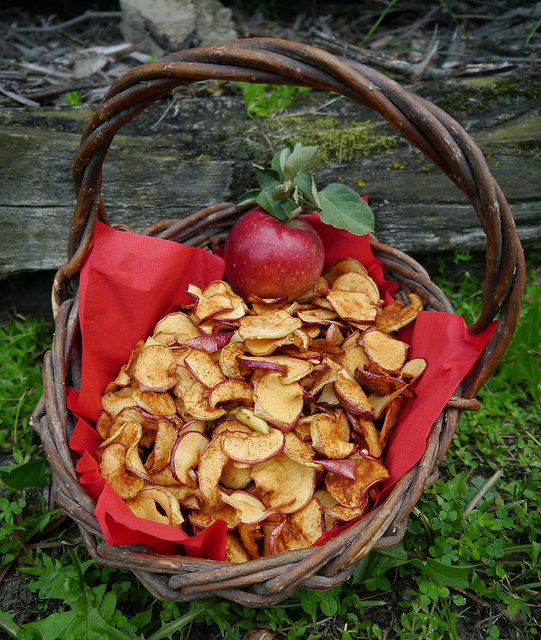
#> input picture image-processing/test_images/apple_000000288169.jpg, 541 x 640 px
$ python image_analyser.py ../test_images/apple_000000288169.jpg   (older library calls are emulated)
#> lines starting #> are read from the running program, lines starting #| are printed output that depends on the picture
#!/usr/bin/env python3
"""
Analyzes image quality and characteristics before preprocessing and vectorisation.
"""
import cv2
import numpy as np

# All thresholds live here so they are easy to tune
CONFIG = {
    'luminance': {
        'too_dark': 50,
        'too_bright': 200,
        'grid_size': 8,  # split image into 8x8 grid for local luminance analysis
        'cell_threshold': 0.25  # 25% difference from mean for dark/bright cell classification
    },
    'blur': {
        'standard_width': 512,          # width to resize to for universal blur thresholds
        'fft_threshold': 6.9,            # high-frequency energy below this = blurry
        'block_size': 64,               # block size for checking local blur with Laplacian variance
        'block_lap_threshold': 55,      # per-block laplacian variance below this = blurry block
        'block_blurry_ratio': 0.5,      # if >60% of blocks are blurry, flag the image
    },
    'contrast': {
        'threshold': 50 # standard deviation below this is considered low contrast
    },
    'resolution': {
        'min_dimension': 512 # images smaller than this in either dimension may produce poor results
    }
}


def load_image(image_path):
    """
    Load image once for all analysis functions and return both color and grayscale versions.

    Args:
        image_path: Path to image file

    Returns:
        tuple: (color_image, grayscale_image)
    """
    # Load color image
    color_image = cv2.imread(image_path)

    # Check if image loaded successfully
    if color_image is None:
        raise ValueError(f"Could not load image: {image_path}")

    # Convert to grayscale
    gray_image = cv2.cvtColor(color_image, cv2.COLOR_BGR2GRAY)

    return color_image, gray_image


def check_luminance(gray_image):
    """
    Check image brightness and uneven lighting.

    Divides image into NxN grid and compares each cell's luminance
    to global mean to detect uneven lighting.

    Args:
        gray_image: Grayscale image array

    Returns:
            Diictionary with:
                global_mean: Overall average brightness (0-255)
                dark_cells: Number of cells significantly darker than mean
                bright_cells: Number of cells significantly brighter than mean
                warning_flag: True if too dark, too bright, or unevenly lit
                message: Warning message if applicable
    """
    # Calculate global mean
    global_mean = np.mean(gray_image)

    # Get grid size
    grid_size = CONFIG['luminance']['grid_size']

    # Get image dimensions
    height, width = gray_image.shape

    # Calculate cell dimensions
    cell_height = height // grid_size # floor division to get integer cell size
    cell_width = width // grid_size

    # Analyze each grid cell
    dark_cells = 0 # counters
    bright_cells = 0

    for row in range(grid_size): # loop through grid rows
        for col in range(grid_size): # loop through grid columns for each row
            # Extract cell
            y_start = row * cell_height
            y_end = (row + 1) * cell_height if row < grid_size - 1 else height # ensure last cell includes any remainder pixels
            x_start = col * cell_width
            x_end = (col + 1) * cell_width if col < grid_size - 1 else width # ensure last cell includes any remainder pixels

            cell = gray_image[y_start:y_end, x_start:x_end]

            # Calculate cell mean
            cell_mean = np.mean(cell)

            # Compare to global mean using relative threshold
            threshold_percent = CONFIG['luminance']['cell_threshold'] # get threshold percentage from config
            dark_threshold = global_mean * (1 - threshold_percent)
            bright_threshold = global_mean * (1 + threshold_percent)

            # Classify cell as dark, or bright
            if cell_mean < dark_threshold:
                dark_cells += 1
            elif cell_mean > bright_threshold:
                bright_cells += 1

    # Check thresholds
    too_dark = global_mean < CONFIG['luminance']['too_dark'] # global mean below this is too dark
    too_bright = global_mean > CONFIG['luminance']['too_bright'] # global mean above this is too bright
    uneven_lighting = dark_cells > (grid_size * grid_size) * 0.2 or bright_cells > (grid_size * grid_size) * 0.2 # more than 20% of cells are dark or bright indicates uneven lighting

    warning_flag = too_dark or too_bright or uneven_lighting

    # Dictate message based on which condition is met
    message = None
    if too_dark:
        message = "Image is very dark (may result in incomplete line art)"
    elif too_bright:
        message = "Image is very bright (may result in weak lines)"
    elif uneven_lighting:
        message = "Image has uneven lighting (some areas may be over/under exposed)"

    return {
        'global_mean': round(float(global_mean), 2),
        'dark_cells': int(dark_cells),
        'bright_cells': int(bright_cells),
        'warning_flag': bool(warning_flag),
        'message': message
    }


def detect_blur(gray_image):
    """
    Detect blur using FFT frequency analysis + local block-based Laplacian.

    1. Normalise by resizing to fixed width so thresholds are universal
    2. Light Gaussian blur to kill noise without affecting real edges
    3. FFT (Fast Fourier transform): measures high-frequency energy loss (catches motion, bokeh, defocus)
    4. Local blocks: catches regional blur even when some areas have sharp edges

    Flags as blurry if EITHER method detects blur.

    Args:
        gray_image: Grayscale image array

    Returns:
        Dictionary with blur analysis results
    """
    cfg = CONFIG['blur']

    # Normalising by resizing to fixed width
    h, w = gray_image.shape
    standard_w = cfg['standard_width']
    scale = standard_w / w
    standardized = cv2.resize(gray_image, (standard_w, int(h * scale)))

    # Light Gaussian to kill noise that tricks edge detectors into thinking image is sharper than it is
    smoothed = cv2.GaussianBlur(standardized, (3, 3), 0)

    sh, sw = smoothed.shape

    # FFT: high-frequency energy ratio
    # Blurry images lack high-frequency content regardless of blur type
    img_f = smoothed.astype(np.float32) / 255.0 # normalise to 0-1 for more consistent thresholds across images
    f_shift = np.fft.fftshift(np.fft.fft2(img_f)) # shift zero frequency to center for easier analysis
    magnitude = 20 * np.log(np.abs(f_shift) + 1) # log scale to compress range and avoid dominance of very high values (add 1 to avoid log(0))

    # Sample corners of spectrum (high-freq regions)
    patch_size = min(64, sh // 8, sw // 8)
    corners = [
        magnitude[:patch_size, :patch_size],
        magnitude[:patch_size, -patch_size:],
        magnitude[-patch_size:, :patch_size],
        magnitude[-patch_size:, -patch_size:]
    ]
    hf_energy = np.mean([c.mean() for c in corners])
    fft_blurry = hf_energy < cfg['fft_threshold']

    # Local block Laplacian
    # Slide blocks across image, flag if too many blocks are blurry
    block_size = cfg['block_size']
    blurry_blocks = 0
    total_blocks = 0

    for y in range(0, sh - block_size, block_size // 2):
        for x in range(0, sw - block_size, block_size // 2):
            block = smoothed[y:y + block_size, x:x + block_size]
            lap_var = cv2.Laplacian(block, cv2.CV_64F).var()
            total_blocks += 1
            if lap_var < cfg['block_lap_threshold']:
                blurry_blocks += 1

    blur_ratio = blurry_blocks / total_blocks if total_blocks > 0 else 0
    local_blurry = blur_ratio > cfg['block_blurry_ratio']

    # Flag as blurry only if both methods agree (avoids false positives)
    is_blurry = fft_blurry and local_blurry

    # Message
    if is_blurry:
        message = "Image is blurry"
    elif fft_blurry or local_blurry:
        message = "Image has minor blur (borderline)"
    else:
        message = "Image sharpness is acceptable"

    return {
        'fft_high_freq': round(float(hf_energy), 2),
        'blur_ratio': round(float(blur_ratio), 3),
        'is_blurry': bool(is_blurry),
        'message': message
    }


def check_resolution(color_image):
    """
    Check if image resolution is adequate.

    Args:
        color_image: Color image array

    Returns:
        Dictionary with:
            width: Image width in pixels
            height: Image height in pixels
            warning_flag: True if resolution is too low
            message: Warning message if applicable
    """
    # Get dimensions
    height, width = color_image.shape[:2]

    # Check minimum
    min_dimension = CONFIG['resolution']['min_dimension']
    too_small = width < min_dimension or height < min_dimension # if either dimension is below minimum, flag as too small

    # Dictate message based on which condition is met
    message = None
    if too_small:
        message = f"Resolution is low ({width}x{height}), recommend at least {min_dimension}x{min_dimension}"

    return {
        'width': width,
        'height': height,
        'warning_flag': bool(too_small),
        'message': message
    }


def check_contrast(gray_image):
    """
    Check image contrast level.

    Args:
        gray_image: Grayscale image array

    Returns:
        Dictionary with:
            std_dev: Standard deviation of pixel values
            low_contrast_flag: True if contrast is low
            message: Description of contrast level
    """
    # Calculate standard deviation
    std_dev = np.std(gray_image)

    # Check threshold
    threshold = CONFIG['contrast']['threshold']
    low_contrast = std_dev < threshold

    # Dictate message based on which condition is met
    if std_dev < 30:
        message = "Very low contrast - enhancement recommended"
    elif std_dev < threshold:
        message = "Low contrast - may benefit from enhancement"
    else:
        message = "Contrast is acceptable"

    return {
        'std_dev': round(float(std_dev), 2),
        'low_contrast_flag': bool(low_contrast),
        'message': message
    }


def analyse_image(image_path):
    """
    Run all analysis functions on an image.

    Args:
        image_path: Path to image file

    Returns:
        Dictionary with all analysis results
    """
    # Load image once
    color_image, gray_image = load_image(image_path)

    # Run all checks
    luminance = check_luminance(gray_image)
    blur = detect_blur(gray_image)
    resolution = check_resolution(color_image)
    contrast = check_contrast(gray_image)

    # Build results
    results = {
        'luminance': luminance,
        'blur': blur,
        'resolution': resolution,
        'contrast': contrast
    }

    # Collect warnings
    warnings = []
    if luminance['warning_flag']:
        warnings.append(luminance['message'])
    if blur['is_blurry']:
        warnings.append(blur['message'])
    if resolution['warning_flag']:
        warnings.append(resolution['message'])
    if contrast['low_contrast_flag']:
        warnings.append(contrast['message'])

    results['warnings'] = warnings
    results['has_warnings'] = len(warnings) > 0

    return results


def main():
    """Command-line interface for testing."""
    import argparse
    import json

    parser = argparse.ArgumentParser(
        description='Analyze image quality and characteristics'
    )
    parser.add_argument(
        'image',
        help='Path to image file'
    )

    args = parser.parse_args()

    # Analyze
    results = analyse_image(args.image)
#> in load_image, color_image is the input picture: shape (640, 541, 3); mean B, G, R 51, 74.1, 96.4
#> in load_image, `gray_image = cv2.cvtColor(color_image, cv2.COLOR_BGR2GRAY)`:
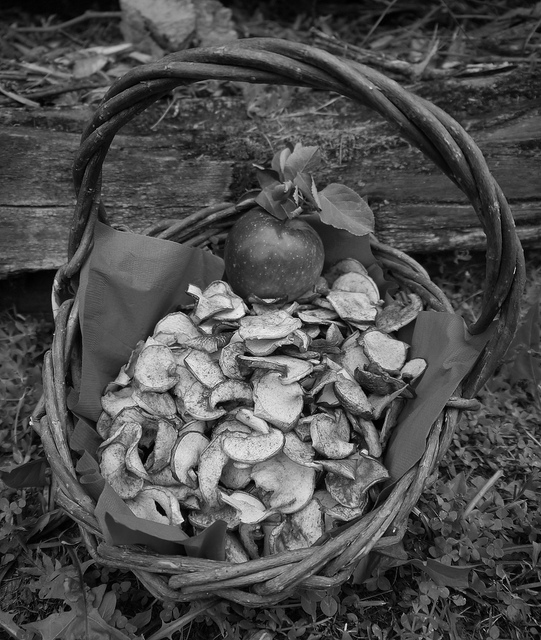
#> gray_image: shape (640, 541); min 0, max 243, mean 78.1
#> in check_luminance, `global_mean = np.mean(gray_image)`: global_mean = 78.15
#> after the loop in check_luminance, `for row in range(grid_size):`:
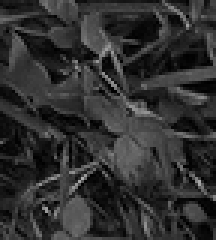
#> cell: shape (80, 72) (shown 3 times larger); min 0, max 172, mean 47.7
#> after the loop in check_luminance, `for row in range(grid_size):`: bright_cells = 11; dark_cells = 13
#> in check_luminance, `too_dark = global_mean < CONFIG['luminance']['too_dark']`: too_dark = False
#> in check_luminance, `uneven_lighting = dark_cells > (grid_size * grid_size) * 0.2 or bright..`: uneven_lighting = True
#> in analyse_image, `luminance = check_luminance(gray_image)`: luminance = 5 items
#> in detect_blur, `magnitude = 20 * np.log(np.abs(f_shift) + 1)`:
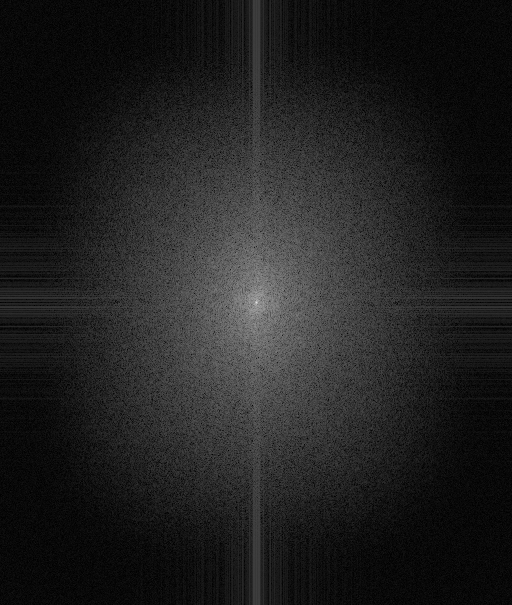
#> magnitude: shape (605, 512) float64; min 0.0888, max 229.2, mean 33.1
#> in detect_blur, `hf_energy = np.mean([c.mean() for c in corners])`: hf_energy = 8.53
#> in detect_blur, `fft_blurry = hf_energy < cfg['fft_threshold']`: fft_blurry = False
#> after the loop in detect_blur, `for y in range(0, sh - block_size, block_size // 2):`:
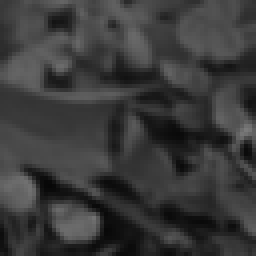
#> block: shape (64, 64) (shown 4 times larger); min 7, max 122, mean 58.1
#> after the loop in detect_blur, `for y in range(0, sh - block_size, block_size // 2):`: blurry_blocks = 5; total_blocks = 238
#> in detect_blur, `blur_ratio = blurry_blocks / total_blocks if total_blocks > 0 else 0`: blur_ratio = 0.021
#> in detect_blur, `local_blurry = blur_ratio > cfg['block_blurry_ratio']`: local_blurry = False
#> in analyse_image, `blur = detect_blur(gray_image)`: blur = {'fft_high_freq': 8.53, 'blur_ratio': 0.021, 'is_blurry': False, 'message': 'Image sharpness is acceptable'}
#> in analyse_image, `resolution = check_resolution(color_image)`: resolution = 4 items
#> in check_contrast, `std_dev = np.std(gray_image)`: std_dev = 45.85
#> in check_contrast, `low_contrast = std_dev < threshold`: low_contrast = True
#> in analyse_image, `contrast = check_contrast(gray_image)`: contrast = 3 items
#> results = 6 items

    # Print results
    print(json.dumps(results, indent=2))
#> (printed output is left out)


if __name__ == '__main__':
    main()

$ run again, on image-processing/test_images/banana_000000399922.jpg
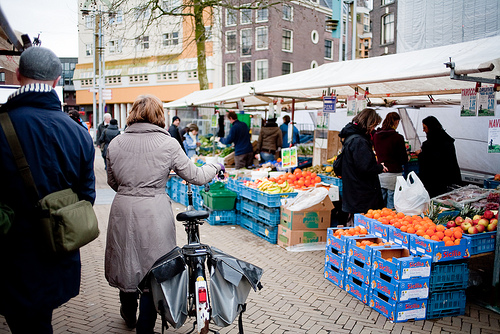
#> input picture image-processing/test_images/banana_000000399922.jpg, 500 x 334 px
#> in load_image, color_image is the input picture: shape (334, 500, 3); mean B, G, R 124.7, 122.6, 124
#> global_mean = 123.3
#> after the loop in check_luminance, `for row in range(grid_size):`: bright_cells = 22; dark_cells = 19
#> too_dark = False
#> uneven_lighting = True
#> luminance = 5 items
#> in detect_blur, `magnitude = 20 * np.log(np.abs(f_shift) + 1)`:
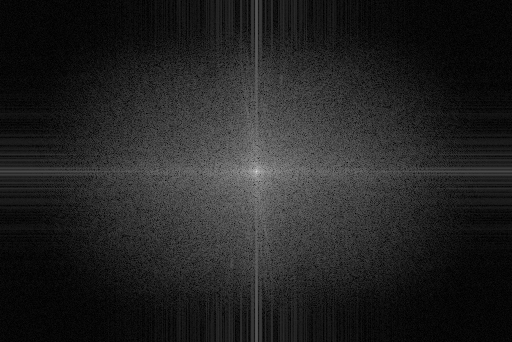
#> magnitude: shape (342, 512) float64; min 0.0134, max 226.9, mean 35.4
#> hf_energy = 6.69
#> fft_blurry = True
#> after the loop in detect_blur, `for y in range(0, sh - block_size, block_size // 2):`:
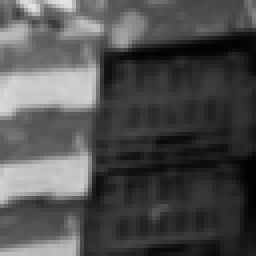
#> block: shape (64, 64) (shown 4 times larger); min 1, max 226, mean 79
#> after the loop in detect_blur, `for y in range(0, sh - block_size, block_size // 2):`: blurry_blocks = 6; total_blocks = 126
#> blur_ratio = 0.0476
#> local_blurry = False
#> blur = {'fft_high_freq': 6.69, 'blur_ratio': 0.048, 'is_blurry': False, 'message': 'Image has minor blur (borderline)'}
#> resolution = 4 items
#> std_dev = 78.86
#> low_contrast = False
#> contrast = {'std_dev': 78.86, 'low_contrast_flag': False, 'message': 'Contrast is acceptable'}
#> results = 6 items
#> (printed output is left out)

$ run again, on image-processing/test_images/bear_000000179667.jpg
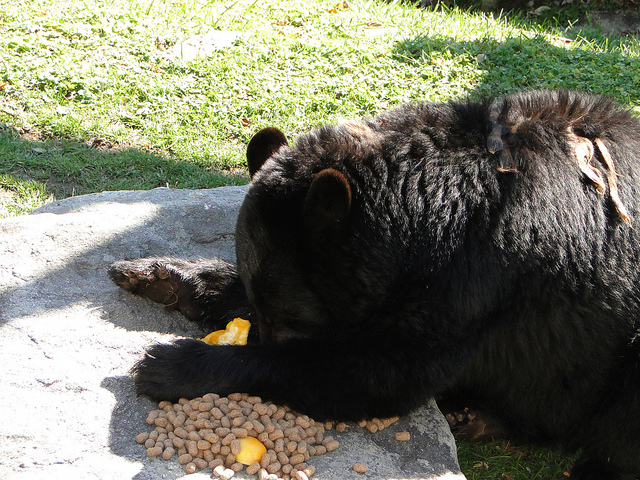
#> input picture image-processing/test_images/bear_000000179667.jpg, 640 x 480 px
#> in load_image, color_image is the input picture: shape (480, 640, 3); mean B, G, R 99.1, 115.6, 114.3
#> global_mean = 113.3
#> after the loop in check_luminance, `for row in range(grid_size):`: bright_cells = 22; dark_cells = 25
#> too_dark = False
#> uneven_lighting = True
#> luminance = 5 items
#> in detect_blur, `magnitude = 20 * np.log(np.abs(f_shift) + 1)`:
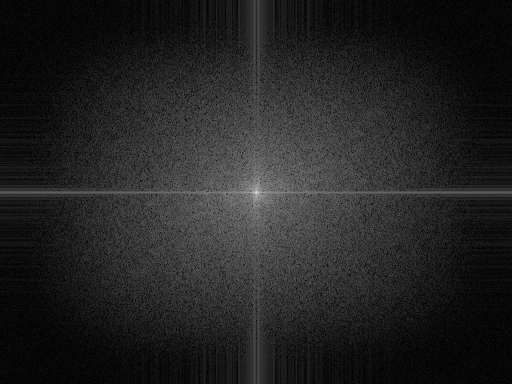
#> magnitude: shape (384, 512) float64; min 0.0626, max 227.6, mean 35.4
#> hf_energy = 7.15
#> fft_blurry = False
#> after the loop in detect_blur, `for y in range(0, sh - block_size, block_size // 2):`:
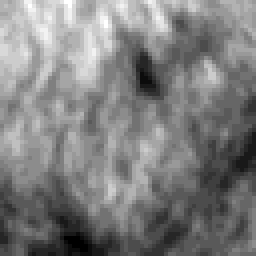
#> block: shape (64, 64) (shown 4 times larger); min 5, max 25, mean 15; drawn with min black and max white
#> after the loop in detect_blur, `for y in range(0, sh - block_size, block_size // 2):`: blurry_blocks = 29; total_blocks = 140
#> blur_ratio = 0.207
#> local_blurry = False
#> blur = {'fft_high_freq': 7.15, 'blur_ratio': 0.207, 'is_blurry': False, 'message': 'Image sharpness is acceptable'}
#> resolution = 4 items
#> std_dev = 89.98
#> low_contrast = False
#> contrast = {'std_dev': 89.98, 'low_contrast_flag': False, 'message': 'Contrast is acceptable'}
#> results = 6 items
#> (printed output is left out)
